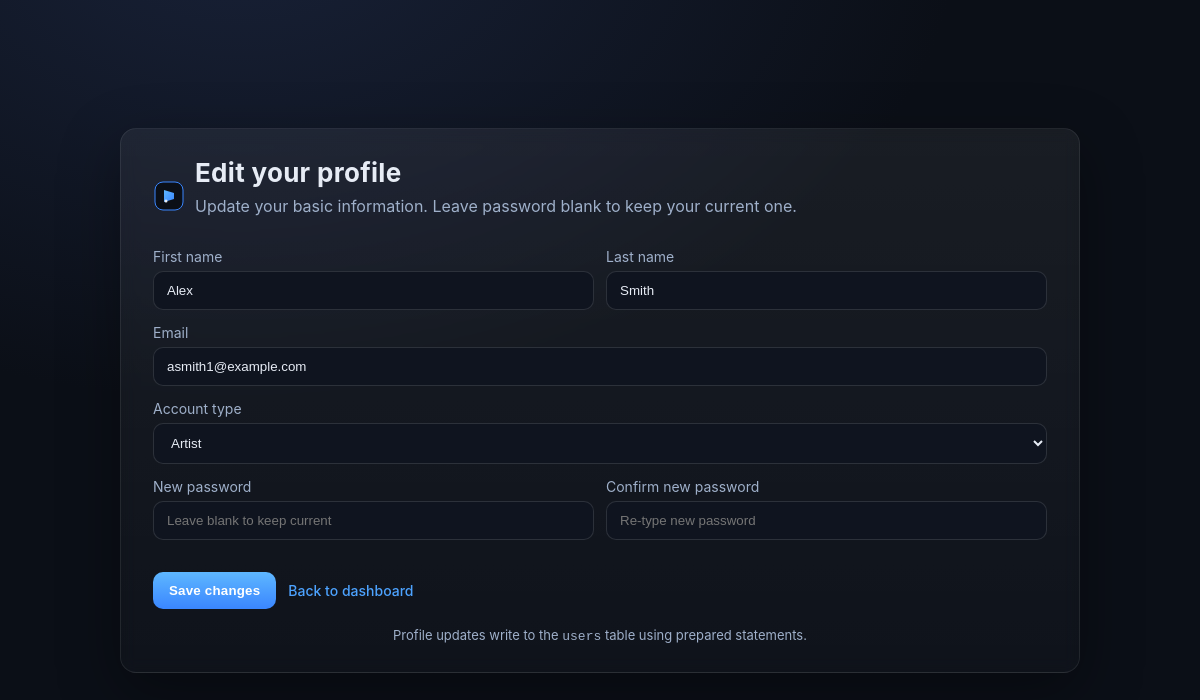
The page /update_profile.php (signed in) on the database its author committed.
### tables this page shows
CREATE TABLE `users` (
  `user_id`      INT UNSIGNED NOT NULL AUTO_INCREMENT,
  `first_name`   VARCHAR(50)  NOT NULL,
  `last_name`    VARCHAR(50)  NOT NULL,
  `username`     VARCHAR(30)  NOT NULL UNIQUE,
  `email`        VARCHAR(120) NOT NULL UNIQUE,
  `password_hash` VARCHAR(255) NOT NULL,
  `account_type` ENUM('Listener','Artist') NOT NULL DEFAULT 'Listener',
  `created_at`   DATETIME     NOT NULL DEFAULT CURRENT_TIMESTAMP,
  PRIMARY KEY (`user_id`)
);

### common.php (called while the page is built, shortened)
<?php
function h($v) {
    return htmlspecialchars($v ?? '', ENT_QUOTES, 'UTF-8');
}
?>

### update_profile.php (the view, shortened to what this page needs)
<?php
require __DIR__ . '/common.php';
require __DIR__ . '/db.php';
$stmt = $pdo->prepare('SELECT user_id, first_name, last_name, email, account_type FROM users WHERE user_id = ?');
$stmt->execute([$_SESSION['user_id']]);
$me = $stmt->fetch();
$first_name   = $me['first_name'];
$last_name    = $me['last_name'];
$email        = $me['email'];
$account_type = $me['account_type'];
?>
<!doctype html>
<html lang="en">
<head>
  <link rel="stylesheet" href="style.css">
</head>
<body>
  <div class="container">
    <main class="card" role="main">
      <div class="header-row">
        <img src="images/logo.svg" alt="RiffStream logo" class="logo">
        <div>
          <h1>Edit your profile</h1>
          <p>Update your basic information. Leave password blank to keep your current one.</p>
        </div>
      </div>
      <form method="post" action="update_profile.php" novalidate>
        <div class="grid-2">
          <div class="form-row">
            <label for="first_name">First name</label>
            <input class="input" type="text" id="first_name" name="first_name" value="<?php echo h($first_name); ?>" required maxlength="50">
          </div>
          <div class="form-row">
            <label for="last_name">Last name</label>
            <input class="input" type="text" id="last_name" name="last_name" value="<?php echo h($last_name); ?>" required maxlength="50">
          </div>
        </div>
        <div class="form-row">
          <label for="email">Email</label>
          <input class="input" type="email" id="email" name="email" value="<?php echo h($email); ?>" required maxlength="120">
        </div>
        <div class="form-row">
          <label for="account_type">Account type</label>
          <select id="account_type" name="account_type" class="input" required>
            <option value="Artist" <?php echo $account_type === 'Artist' ? 'selected' : ''; ?>>Artist</option>
          </select>
        </div>
        <div class="grid-2">
          <div class="form-row">
            <label for="new_password">New password</label>
            <input class="input" type="password" id="new_password" name="new_password" minlength="8" autocomplete="new-password" placeholder="Leave blank to keep current">
          </div>
          <div class="form-row">
            <label for="confirm_password">Confirm new password</label>
            <input class="input" type="password" id="confirm_password" name="confirm_password" minlength="8" autocomplete="new-password" placeholder="Re-type new password">
          </div>
        </div>
        <div class="actions">
          <button type="submit">Save changes</button>
          <a class="link" href="dashboard.php">Back to dashboard</a>
        </div>
      </form>
      <div class="footer">Profile updates write to the <code>users</code> table using prepared statements.</div>
    </main>
  </div>
</body>
</html>

### style.css (style rules this page uses)
:root { --bg: #0b0f17; --card: #141a26; --text: #e7ecf5; --muted: #9fb0ca; --accent: #4da3ff; --danger: #ff5d6c; --success: #62d48f; --focus: #89b8ff; --input: #0f141f; }
* { box-sizing: border-box; }
html, body { margin: 0; padding: 0; font-family: -apple-system, system-ui, sans-serif; background: radial-gradient(1200px 800px at 20% -10%, #182137 0%, #0b0f17 60%); color: var(--text); min-height: 100vh; }
.container { display: grid; place-items: center; min-height: 100vh; padding: 24px; }
.card { width: 100%; max-width: 960px; background: linear-gradient(180deg, rgba(255,255,255,0.06), rgba(255,255,255,0.02)); border: 1px solid rgba(255,255,255,0.08); border-radius: 16px; padding: 28px 32px; box-shadow: 0 20px 60px rgba(0,0,0,0.35); backdrop-filter: blur(8px); }
.header-row { display: flex; align-items: center; gap: 10px; margin-bottom: 12px; }
.logo { width: 32px; height: 32px; }
h1, h2 { margin: 0 0 8px 0; letter-spacing: 0.3px; }
h1 { font-size: 26px; }
p { color: var(--muted); margin: 0 0 20px 0; }
.form-row { margin-bottom: 14px; }
label { display: block; font-size: 14px; margin-bottom: 6px; color: var(--muted); }
.input, select { width: 100%; padding: 11px 13px; border: 1px solid rgba(255,255,255,0.12); background: var(--input); color: var(--text); border-radius: 10px; outline: none; transition: border 120ms ease, box-shadow 120ms ease; }
.actions { display: flex; flex-wrap: wrap; align-items: center; gap: 12px; margin-top: 18px; }
button, .btn { cursor: pointer; border: none; border-radius: 10px; padding: 11px 16px; background: linear-gradient(180deg, #5eb7ff, #3a86ff); color: white; font-weight: 600; letter-spacing: 0.2px; transition: transform 120ms ease, box-shadow 120ms ease, opacity 120ms ease; text-decoration: none; display: inline-flex; align-items: center; justify-content: center; }
.link { color: var(--accent); text-decoration: none; font-weight: 500; font-size: 14px; }
.footer { margin-top: 18px; font-size: 13px; color: var(--muted); text-align: center; }
.grid-2 { display: grid; grid-template-columns: 1fr 1fr; gap: 12px; }

### rows shown on the page
users: first_name "Alex", last_name "Smith", email "asmith1@example.com", account_type "Artist"
